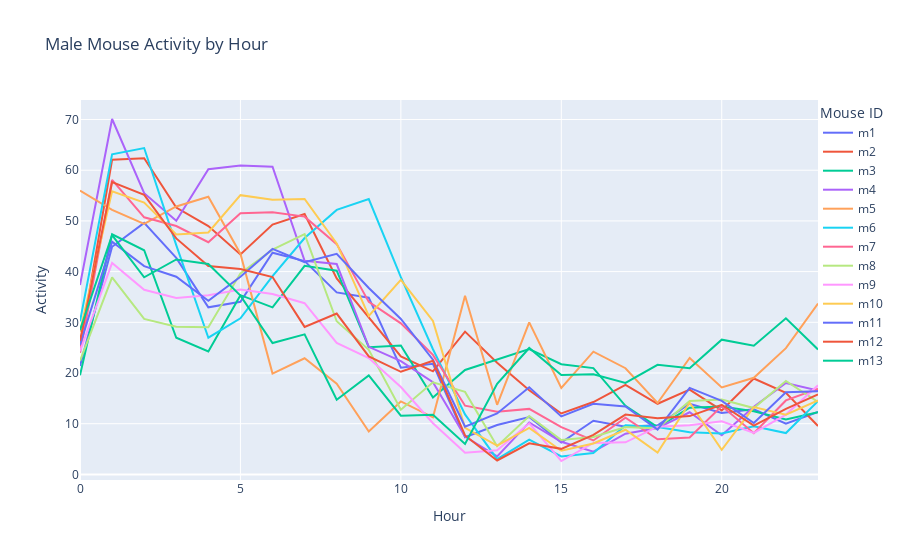

Here is the notebook cell this chart was saved with:
### Code cell
fig = go.Figure()

# Add each mouse's data as a separate line
for column in male_hourly.iloc[:,1:-3].columns:
    fig.add_trace(go.Scatter(x=male_hourly.index, 
                            y=male_hourly[column],
                            name=column))

# Update layout
fig.update_layout(
    title='Male Mouse Activity by Hour',
    xaxis_title='Hour',
    yaxis_title='Activity',
    legend_title='Mouse ID',
    legend=dict(
        yanchor="top",
        y=1,
        xanchor="left",
        x=1
    )
)

fig.show()
